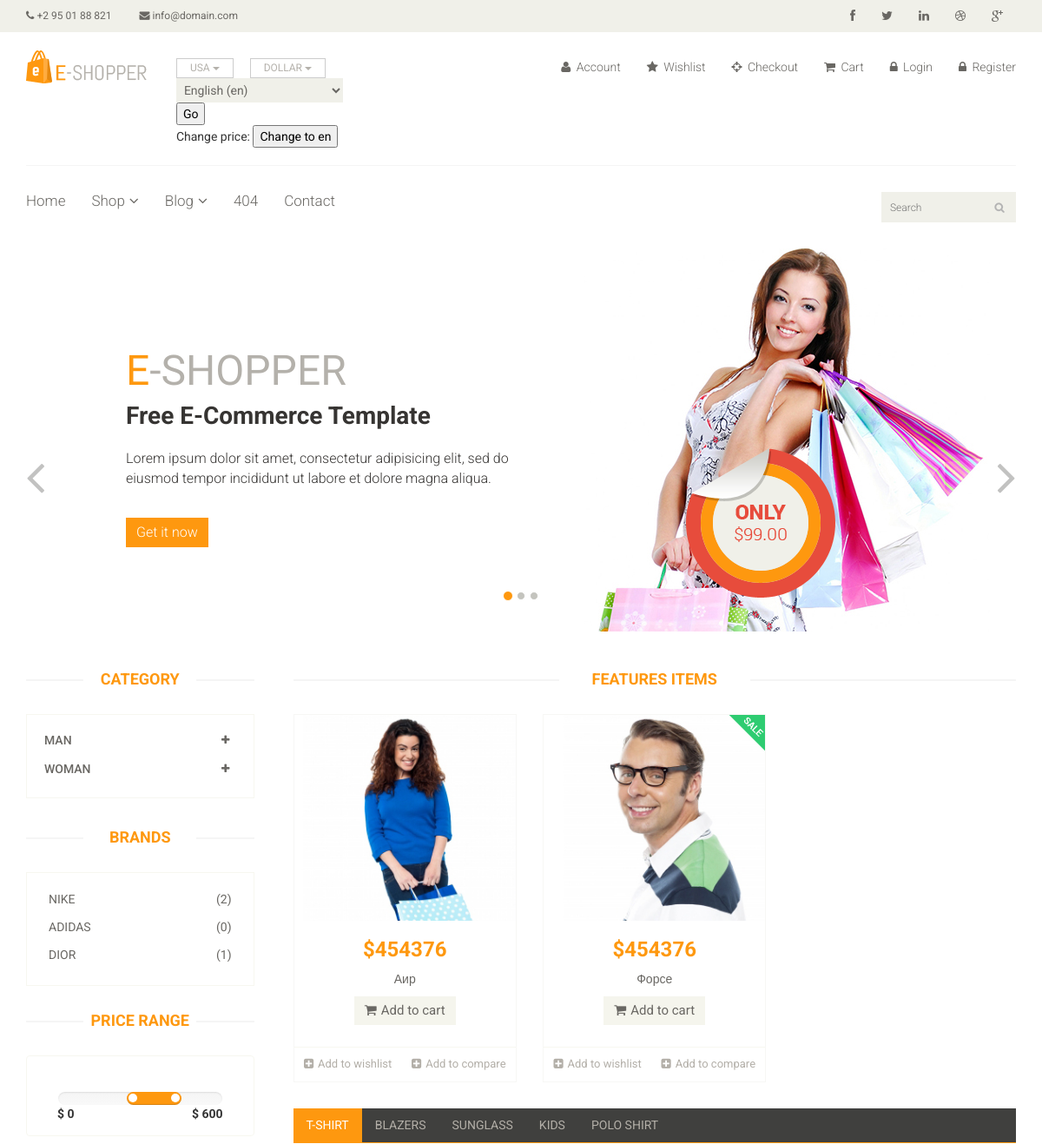
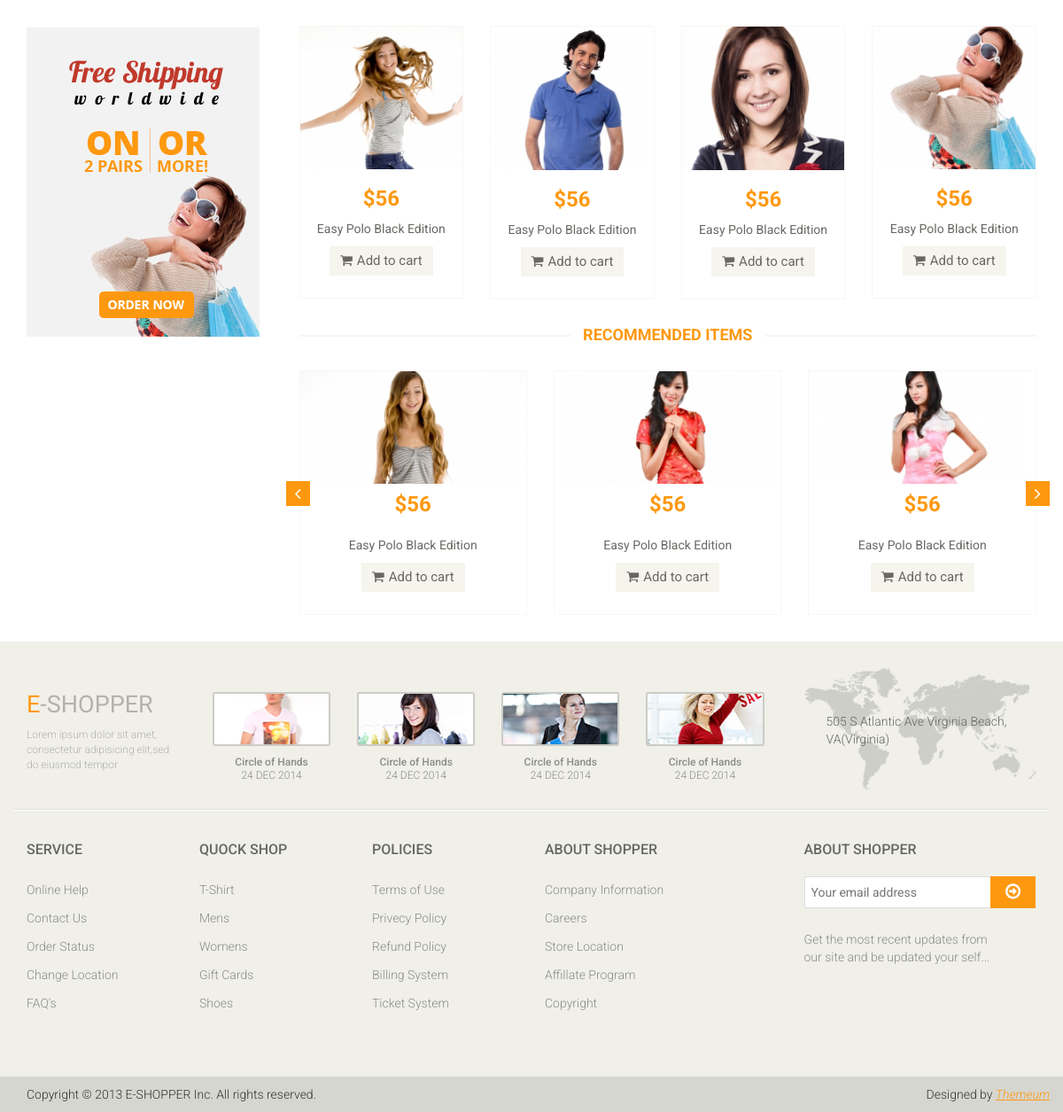
Screenshot of /en/1/ with the database file from the repository (2 pictures, top to bottom).
### main/models.py (models this page shows, shortened)
class Category(models.Model):
    name = models.CharField('Category name', max_length=60)
    class Meta:
        verbose_name = 'Category'
        verbose_name_plural = 'Categories'

class SubCategory(models.Model):
    category = models.ForeignKey(Category, on_delete=models.CASCADE, related_name='cat')
    name = models.CharField('SubCategory name', max_length=60)
    class Meta:
        verbose_name = 'SubCategory'
        verbose_name_plural = 'SubCategories'

class Product(models.Model):
    subcategory = models.ForeignKey(SubCategory, on_delete=models.CASCADE, related_name='cat_prod')
    name = models.CharField('Product name', max_length=80)
    price = models.PositiveIntegerField('Product price')
    img = models.ImageField('Product image', upload_to='images')
    logo = models.ImageField('Product logo', upload_to='images', blank=True)

### main/views.py (the view)
# urls.py: path('<int:id>/', views.index_filter, name='index_filter'),
def index_filter(request, id):
    category_list = Category.objects.all()
    prod_list = SubCategory.objects.filter(pk=id)
    sub_category_list = SubCategory.objects.all()
    return render(request, 'main/index_filter.html', context={
        'category_list':category_list,
        'prod_list':prod_list,
        'sub_category_list':sub_category_list,
        'link':'index_filter'
    })

### main/templates/main/index_filter.html (shortened to what this page needs)
{% extends 'base.html' %}
{% block content %}
	<section id="slider">
		<div class="container">
			<div class="row">
				<div class="col-sm-12">
					<div id="slider-carousel" class="carousel slide" data-ride="carousel">
						<ol class="carousel-indicators">
							<li data-target="#slider-carousel" data-slide-to="0" class="active"></li>
							<li data-target="#slider-carousel" data-slide-to="1"></li>
							<li data-target="#slider-carousel" data-slide-to="2"></li>
						</ol>
						<div class="carousel-inner">
							<div class="item active">
								<div class="col-sm-6">
									<h1><span>E</span>-SHOPPER</h1>
									<h2>Free E-Commerce Template</h2>
									<p>Lorem ipsum dolor sit amet, consectetur adipisicing elit, sed do eiusmod tempor incididunt ut labore et dolore magna aliqua. </p>
									<button type="button" class="btn btn-default get">Get it now</button>
								</div>
								<div class="col-sm-6">
									<img src="images/home/girl1.jpg" class="girl img-responsive" alt="" />
									<img src="images/home/pricing.png"  class="pricing" alt="" />
								</div>
							</div>
						</div>
						<a href="#slider-carousel" class="left control-carousel hidden-xs" data-slide="prev">
							<i class="fa fa-angle-left"></i>
						</a>
						<a href="#slider-carousel" class="right control-carousel hidden-xs" data-slide="next">
							<i class="fa fa-angle-right"></i>
						</a>
					</div>
				</div>
			</div>
		</div>
	</section>
	<section>
		<div class="container">
			<div class="row">
				{% include 'inc/_category.html' %}
				<div class="col-sm-9 padding-right">
					<div class="features_items">
						<h2 class="title text-center">Features Items</h2>
                    {% for k in prod_list %}
                        {% for i in k.cat_prod.all %}
                        <div class="col-sm-4">
							<div class="product-image-wrapper">
								<div class="single-products">
									<div class="productinfo text-center">
										<img src="{{ i.img.url }}" alt="" />
										<h2>${{ i.price }}</h2>
										<p>{{ i.name }}</p>
										<a href="#" class="btn btn-default add-to-cart"><i class="fa fa-shopping-cart"></i>Add to cart</a>
									</div>
									<div class="product-overlay">
										<div class="overlay-content">
										</div>
									</div>
                                    {% if i.logo %}
									    <img src="{{ i.logo.url }}" class="new" alt="" />
                                    {% endif %}
								</div>
								<div class="choose">
									<ul class="nav nav-pills nav-justified">
										<li><a href="#"><i class="fa fa-plus-square"></i>Add to wishlist</a></li>
										<li><a href="#"><i class="fa fa-plus-square"></i>Add to compare</a></li>
									</ul>
								</div>
							</div>
						</div>
					    {% endfor %}
					{% endfor %}
					</div>
					<div class="category-tab">
						<div class="col-sm-12">
							<ul class="nav nav-tabs">
								<li class="active"><a href="#tshirt" data-toggle="tab">T-Shirt</a></li>
								<li><a href="#blazers" data-toggle="tab">Blazers</a></li>
								<li><a href="#sunglass" data-toggle="tab">Sunglass</a></li>
								<li><a href="#kids" data-toggle="tab">Kids</a></li>
								<li><a href="#poloshirt" data-toggle="tab">Polo shirt</a></li>
							</ul>
						</div>
						<div class="tab-content">
							<div class="tab-pane fade active in" id="tshirt" >
								<div class="col-sm-3">
									<div class="product-image-wrapper">
										<div class="single-products">
											<div class="productinfo text-center">
												<img src="images/home/gallery1.jpg" alt="" />
												<h2>$56</h2>
												<p>Easy Polo Black Edition</p>
												<a href="#" class="btn btn-default add-to-cart"><i class="fa fa-shopping-cart"></i>Add to cart</a>
											</div>
										</div>
									</div>
								</div>
								<div class="col-sm-3">
									<div class="product-image-wrapper">
										<div class="single-products">
											<div class="productinfo text-center">
												<img src="images/home/gallery2.jpg" alt="" />
												<h2>$56</h2>
												<p>Easy Polo Black Edition</p>
												<a href="#" class="btn btn-default add-to-cart"><i class="fa fa-shopping-cart"></i>Add to cart</a>
											</div>
										</div>
									</div>
								</div>
								<div class="col-sm-3">
									<div class="product-image-wrapper">
										<div class="single-products">
											<div class="productinfo text-center">
												<img src="images/home/gallery3.jpg" alt="" />
												<h2>$56</h2>
												<p>Easy Polo Black Edition</p>
												<a href="#" class="btn btn-default add-to-cart"><i class="fa fa-shopping-cart"></i>Add to cart</a>
											</div>
										</div>
									</div>
								</div>
								<div class="col-sm-3">
									<div class="product-image-wrapper">
										<div class="single-products">
											<div class="productinfo text-center">
												<img src="images/home/gallery4.jpg" alt="" />
												<h2>$56</h2>
												<p>Easy Polo Black Edition</p>
												<a href="#" class="btn btn-default add-to-cart"><i class="fa fa-shopping-cart"></i>Add to cart</a>
											</div>
										</div>
									</div>
								</div>
							</div>
						</div>
					</div>
					<div class="recommended_items">
						<h2 class="title text-center">recommended items</h2>
						<div id="recommended-item-carousel" class="carousel slide" data-ride="carousel">
							<div class="carousel-inner">
								<div class="item active">
									<div class="col-sm-4">
										<div class="product-image-wrapper">
											<div class="single-products">
												<div class="productinfo text-center">
													<img src="images/home/recommend1.jpg" alt="" />
													<h2>$56</h2>
													<p>Easy Polo Black Edition</p>
													<a href="#" class="btn btn-default add-to-cart"><i class="fa fa-shopping-cart"></i>Add to cart</a>
												</div>
											</div>
										</div>
									</div>
									<div class="col-sm-4">
										<div class="product-image-wrapper">
											<div class="single-products">
												<div class="productinfo text-center">
													<img src="images/home/recommend2.jpg" alt="" />
													<h2>$56</h2>
													<p>Easy Polo Black Edition</p>
													<a href="#" class="btn btn-default add-to-cart"><i class="fa fa-shopping-cart"></i>Add to cart</a>
												</div>
											</div>
										</div>
									</div>
									<div class="col-sm-4">
										<div class="product-image-wrapper">
											<div class="single-products">
												<div class="productinfo text-center">
													<img src="images/home/recommend3.jpg" alt="" />
													<h2>$56</h2>
													<p>Easy Polo Black Edition</p>
													<a href="#" class="btn btn-default add-to-cart"><i class="fa fa-shopping-cart"></i>Add to cart</a>
												</div>
											</div>
										</div>
									</div>
								</div>
							</div>
							 <a class="left recommended-item-control" href="#recommended-item-carousel" data-slide="prev">
								<i class="fa fa-angle-left"></i>
							  </a>
							  <a class="right recommended-item-control" href="#recommended-item-carousel" data-slide="next">
								<i class="fa fa-angle-right"></i>
							  </a>
						</div>
					</div>
				</div>
			</div>
		</div>
	</section>
{% endblock %}

### main/templates/inc/_category.html (shortened to what this page needs)
<div class="col-sm-3">
    <div class="left-sidebar">
        <h2>Category</h2>
        <div class="panel-group category-products" id="accordian">
            {% for i in category_list %}
            <div class="panel panel-default">
                <div class="panel-heading">
                    <h4 class="panel-title">
                        <a data-toggle="collapse" data-parent="#accordian" href="#{{ i.id }}">
                            <span class="badge pull-right"><i class="fa fa-plus"></i></span>
                            {{ i.name }}
                        </a>
                    </h4>
                </div>
            </div>
            {% endfor %}
        </div>
        <div class="brands_products">
            <h2>Brands</h2>
            <div class="brands-name">
                <ul class="nav nav-pills nav-stacked">
                    {% for i in sub_category_list %}
                        <li><a href="#"> <span class="pull-right">({{ i.cat_prod.count }})</span>{{ i.name }}</a></li>
                    {% endfor %}
                </ul>
            </div>
        </div>
        <div class="price-range">
            <h2>Price Range</h2>
            <div class="well text-center">
                 <input type="text" class="span2" value="" data-slider-min="0" data-slider-max="600" data-slider-step="5" data-slider-value="[250,450]" id="sl2" ><br />
                 <b class="pull-left">$ 0</b> <b class="pull-right">$ 600</b>
            </div>
        </div>
        <div class="shipping text-center">
            <img src="images/home/shipping.jpg" alt="" />
        </div>
    </div>
</div>

### rows the page displays
Category: name "MAN"
Category: name "WOMAN"
SubCategory: cat_prod.count "2", name "NIKE"
SubCategory: cat_prod.count "0", name "ADIDAS"
SubCategory: cat_prod.count "1", name "DIOR"
Product: img (picture), price "454376", name "Аир"
Product: img (picture), price "454376", name "Форсе", logo (picture)

### other values shown
{{ LANGUAGE_CODE }} "en"
form field language "English (en)"
